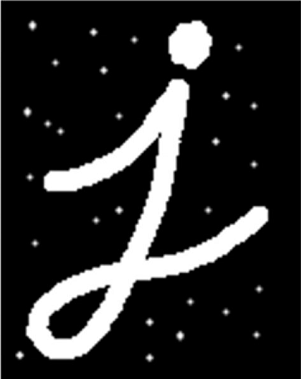
#> input picture ImageProcessing-Python/10-morphology/test01.png, 301 x 379 px, found by its file name
$ python 12-10-water.py
#> lines starting #> are read from the running program, lines starting #| are printed output that depends on the picture; after the words box and inside, x2 and y2 are one past the last pixel; in counts of white or black regions, pixels touching at a corner belong together
# coding: utf-8
import numpy as np
import cv2
from matplotlib import pyplot as plt

#读取原始图像
img = cv2.imread('./chapter14-ImageSegmentation/test01.png')
#> img is the input picture: shape (379, 301, 3); min 0, max 255, mean 39.8

#图像灰度化处理
gray = cv2.cvtColor(img,cv2.COLOR_BGR2GRAY)

#图像阈值化处理
ret, thresh = cv2.threshold(gray, 0, 255,
                            cv2.THRESH_BINARY_INV+cv2.THRESH_OTSU)
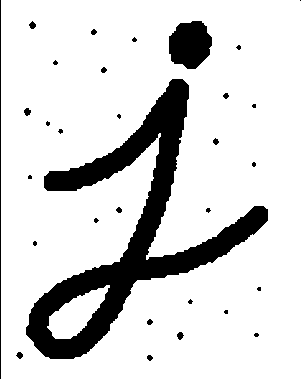
#> thresh: shape (379, 301); 84.5% white; 31 black regions (17 under 20 px), largest, box (x1, y1, x2, y2) and area: (26, 79, 268, 359) 15140, (169, 21, 212, 69) 1589, (0, 0, 1, 379) 379
#> ret = 122

#图像开运算消除噪声
kernel = np.ones((3,3),np.uint8)
opening = cv2.morphologyEx(thresh,cv2.MORPH_OPEN,kernel, iterations = 2)
#> opening: shape (379, 301); 84.4% white; 31 black regions (17 under 20 px), largest, box (x1, y1, x2, y2) and area: (26, 79, 268, 359) 15230, (169, 21, 212, 69) 1590, (0, 0, 1, 379) 379

#图像膨胀操作确定背景区域
sure_bg = cv2.dilate(opening,kernel,iterations=3)
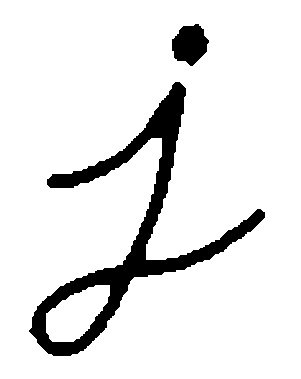
#> sure_bg: shape (379, 301); 90.4% white; 2 black regions, box (x1, y1, x2, y2) and area: (29, 82, 265, 356) 9908, (172, 24, 209, 66) 1080

#距离运算确定前景区域
dist_transform = cv2.distanceTransform(opening,cv2.DIST_L2,5)
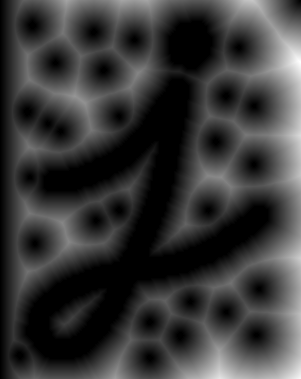
#> dist_transform: shape (379, 301) float32; min 0, max 61.19, mean 13.7; drawn with min black and max white
ret, sure_fg = cv2.threshold(dist_transform, 0.7*dist_transform.max(), 255, 0)
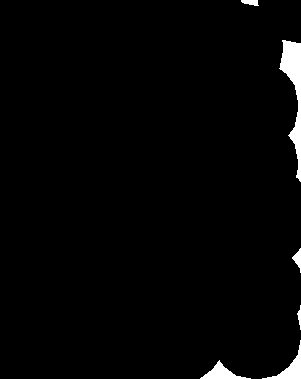
#> sure_fg: shape (379, 301) float32; 2% white; 6 white regions, box (x1, y1, x2, y2) and area: (279, 40, 301, 182) 1237, (262, 340, 301, 379) 396, (200, 360, 251, 379) 364, (292, 248, 301, 273) 105, (241, 0, 259, 6) 78, (297, 305, 301, 330) 51
#> ret = 42.83

#寻找未知区域
sure_fg = np.uint8(sure_fg)
unknown = cv2.subtract(sure_bg, sure_fg)
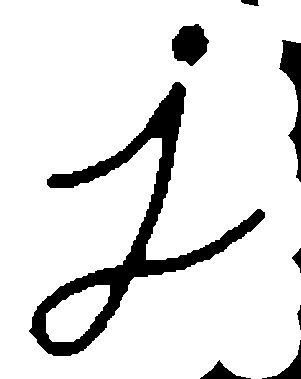
#> unknown: shape (379, 301); 88.4% white; 8 black regions, largest, box (x1, y1, x2, y2) and area: (29, 82, 265, 356) 9908, (279, 40, 301, 182) 1237, (172, 24, 209, 66) 1080

#用来正常显示中文标签
plt.rcParams['font.sans-serif']=['SimHei']

#显示图像
titles = [u'原始图像', u'阈值化', u'开运算',
          u'背景区域', u'前景区域', u'未知区域']
images = [img, thresh, opening, sure_bg, sure_fg, unknown]
for i in range(6):
   plt.subplot(2,3,i+1), plt.imshow(images[i], 'gray')
   plt.title(titles[i])
   plt.xticks([]),plt.yticks([])
plt.show()
